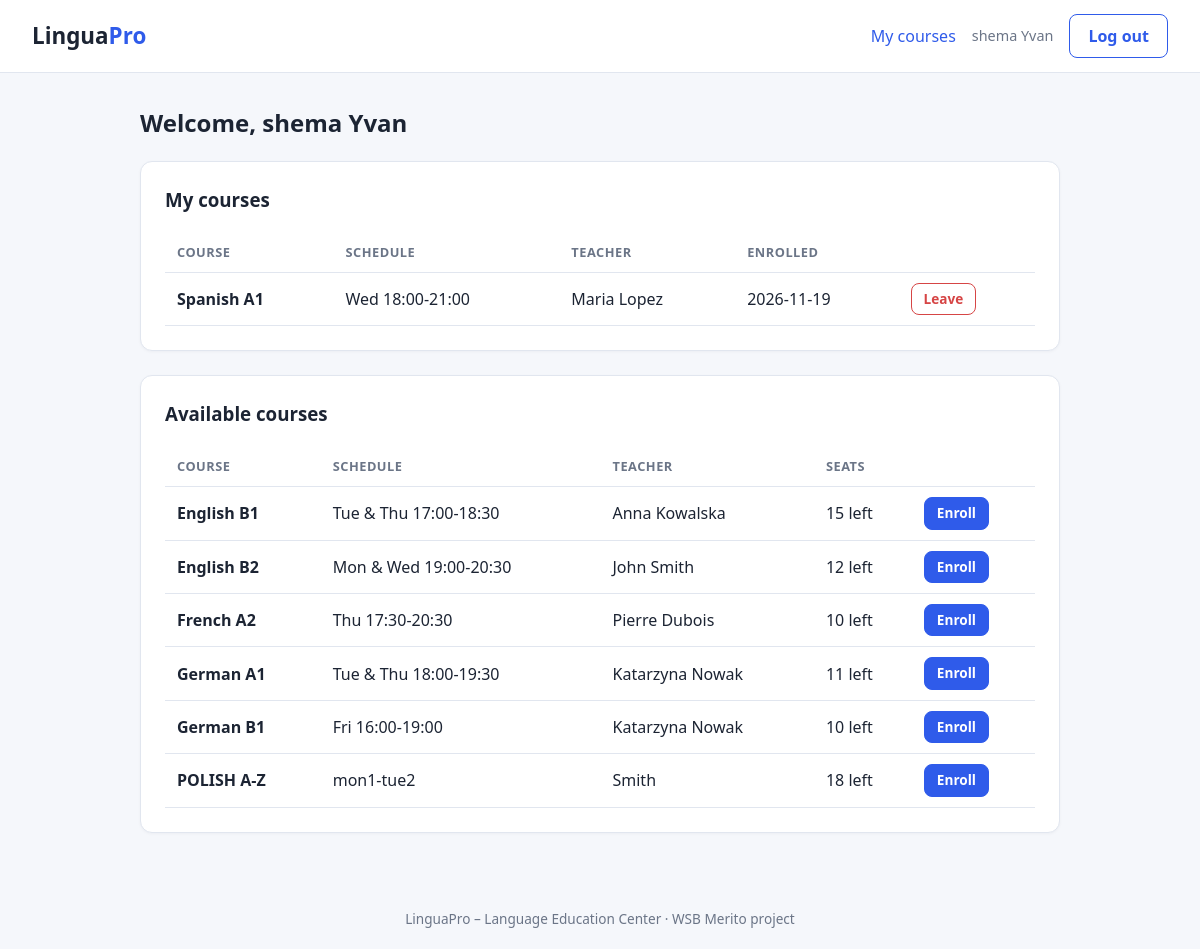
/student (signed in), run on the app's committed database.
### tables this page shows
CREATE TABLE enrollments (
    id          INTEGER PRIMARY KEY AUTOINCREMENT,
    user_id     INTEGER NOT NULL REFERENCES users(id)   ON DELETE CASCADE,
    course_id   INTEGER NOT NULL REFERENCES courses(id) ON DELETE CASCADE,
    enrolled_at TEXT NOT NULL DEFAULT CURRENT_TIMESTAMP,
    UNIQUE (user_id, course_id)
);

CREATE TABLE courses (
    id           INTEGER PRIMARY KEY AUTOINCREMENT,
    name         TEXT NOT NULL,
    language     TEXT NOT NULL,
    level        TEXT NOT NULL,
    schedule     TEXT NOT NULL,
    teacher      TEXT NOT NULL,
    max_students INTEGER NOT NULL DEFAULT 20
);

### app.py (the view)
@app.route("/student")
@login_required("student")
def student_dashboard():
    db = get_db()
    uid = session["user_id"]
    if not db.execute("SELECT 1 FROM users WHERE id = ?", (uid,)).fetchone():
        session.clear()
        flash("Your account no longer exists.", "error")
        return redirect(url_for("login"))
    my_courses = db.execute(
        "SELECT c.*, e.enrolled_at FROM enrollments e "
        "JOIN courses c ON c.id = e.course_id "
        "WHERE e.user_id = ? ORDER BY c.language, c.level", (uid,)).fetchall()
    my_ids = {c["id"] for c in my_courses}
    available = [c for c in courses_with_counts(db) if c["id"] not in my_ids]
    return render_template("student.html", my_courses=my_courses, available=available)

### app.py (called while the page is built)
def get_db():
    if "db" not in g:
        g.db = sqlite3.connect(DATABASE)
        g.db.row_factory = sqlite3.Row
        g.db.execute("PRAGMA foreign_keys = ON")
    return g.db

def courses_with_counts(db):
    return db.execute(
        "SELECT c.*, COUNT(e.id) AS enrolled FROM courses c "
        "LEFT JOIN enrollments e ON e.course_id = c.id "
        "GROUP BY c.id ORDER BY c.language, c.level").fetchall()

@app.before_request
def csrf_protect():
    if "csrf" not in session:
        session["csrf"] = secrets.token_hex(16)
    if request.method == "POST":
        token = request.form.get("csrf", "")
        if not secrets.compare_digest(token, session["csrf"]):
            abort(400, "Invalid form token")

@app.context_processor
def inject_globals():
    return {"csrf_token": session.get("csrf", ""),
            "current_role": session.get("role"),
            "current_name": session.get("name")}

def login_required(role):
    def decorator(view):
        @wraps(view)
        def wrapped(*args, **kwargs):
            if session.get("role") != role:
                flash("Please log in to continue.", "error")
                return redirect(url_for("login"))
            return view(*args, **kwargs)
        return wrapped
    return decorator

### templates/student.html (shortened to what this page needs)
{% extends "base.html" %}
{% block content %}
<h2>Welcome, {{ current_name }}</h2>
<section class="card">
  <h3>My courses</h3>
  {% if my_courses %}
  <table>
    <thead><tr><th>Course</th><th>Schedule</th><th>Teacher</th><th>Enrolled</th><th></th></tr></thead>
    <tbody>
    {% for c in my_courses %}
      <tr>
        <td><strong>{{ c.name }}</strong></td>
        <td>{{ c.schedule }}</td>
        <td>{{ c.teacher }}</td>
        <td>{{ c.enrolled_at[:10] }}</td>
        <td>
          <form method="post" action="{{ url_for('student_drop') }}" class="inline">
            <button class="btn btn-small btn-danger" type="submit">Leave</button>
          </form>
        </td>
      </tr>
    {% endfor %}
    </tbody>
  </table>
  {% else %}
    <p class="muted">You are not registered in any course yet. Pick one below.</p>
  {% endif %}
</section>
<section class="card">
  <h3>Available courses</h3>
  {% if available %}
  <table>
    <thead><tr><th>Course</th><th>Schedule</th><th>Teacher</th><th>Seats</th><th></th></tr></thead>
    <tbody>
    {% for c in available %}
      {% set full = c.enrolled >= c.max_students %}
      <tr>
        <td><strong>{{ c.name }}</strong></td>
        <td>{{ c.schedule }}</td>
        <td>{{ c.teacher }}</td>
        <td>
          {% if full %}<span class="badge badge-full">Full</span>
          {% else %}{{ c.max_students - c.enrolled }} left{% endif %}
        </td>
        <td>
          {% if not full %}
          <form method="post" action="{{ url_for('student_enroll') }}" class="inline">
            <button class="btn btn-small" type="submit">Enroll</button>
          </form>
          {% endif %}
        </td>
      </tr>
    {% endfor %}
    </tbody>
  </table>
  {% else %}
    <p class="muted">You are enrolled in every available course.</p>
  {% endif %}
</section>
{% endblock %}

### templates/base.html (shortened to what this page needs)
<!doctype html>
<html lang="en">
<head>
  <link rel="stylesheet" href="{{ url_for('static', filename='style.css') }}">
</head>
<body>
  <header class="topbar">
    <a class="brand" href="{{ url_for('index') }}">Lingua<span>Pro</span></a>
    <nav>
      {% if current_role == 'student' %}
        <a href="{{ url_for('student_dashboard') }}">My courses</a>
      {% elif current_role == 'admin' %}
        <a href="{{ url_for('admin_dashboard') }}">Admin panel</a>
      {% endif %}
      {% if current_role %}
        <span class="who">{{ current_name }}</span>
        <form method="post" action="{{ url_for('logout') }}" class="inline">
          <button class="btn btn-ghost" type="submit">Log out</button>
        </form>
      {% else %}
        <a href="{{ url_for('login') }}">Log in</a>
        <a class="btn" href="{{ url_for('register') }}">Register</a>
      {% endif %}
    </nav>
  </header>
  <main class="container">
    {% block content %}{% endblock %}
  </main>
  <footer class="footer">LinguaPro – Language Education Center · WSB Merito project</footer>
</body>
</html>

### static/style.css (style rules this page uses)
:root { --bg: #f5f7fb; --card: #ffffff; --text: #1c2433; --muted: #6b7587; --primary: #2f5bea; --primary-dark: #2346c0; --danger: #d64545; --border: #e1e6ef; --success-bg: #e6f6ec; --success-text: #1d6b3a; --error-bg: #fdecec; --error-text: #9b2c2c; }
* { box-sizing: border-box; }
body { margin: 0; font-family: "Segoe UI", system-ui, -apple-system, Roboto, Arial, sans-serif; background: var(--bg); color: var(--text); line-height: 1.5; min-height: 100vh; display: flex; flex-direction: column; }
a { color: var(--primary); text-decoration: none; }
.topbar { display: flex; justify-content: space-between; align-items: center; padding: 14px 32px; background: var(--card); border-bottom: 1px solid var(--border); }
.brand { font-size: 1.4rem; font-weight: 700; color: var(--text); }
.brand span { color: var(--primary); }
.topbar nav { display: flex; align-items: center; gap: 16px; }
.who { color: var(--muted); font-size: 0.9rem; }
.container { width: 100%; max-width: 960px; margin: 32px auto; padding: 0 20px; flex: 1; }
.footer { text-align: center; color: var(--muted); font-size: 0.85rem; padding: 20px; }
.card { background: var(--card); border: 1px solid var(--border); border-radius: 12px; padding: 24px; margin-bottom: 24px; box-shadow: 0 1px 3px rgba(20, 30, 60, 0.04); }
h2, h3 { margin-top: 0; }
.btn { display: inline-block; background: var(--primary); color: #fff; border: 1px solid var(--primary); padding: 9px 18px; border-radius: 8px; font: inherit; font-weight: 600; cursor: pointer; }
.btn-ghost { background: transparent; color: var(--primary); }
.btn-small { padding: 5px 12px; font-size: 0.85rem; }
.btn-danger { background: transparent; color: var(--danger); border-color: var(--danger); }
form.inline { display: inline; margin: 0; }
table { width: 100%; border-collapse: collapse; margin-top: 8px; }
th, td { text-align: left; padding: 10px 12px; border-bottom: 1px solid var(--border); vertical-align: middle; }
th { font-size: 0.8rem; text-transform: uppercase; letter-spacing: 0.04em; color: var(--muted); }

### data on the page
enrollments: name "Spanish A1", schedule "Wed 18:00-21:00", teacher "Maria Lopez", enrolled_at "2026-11-19"
courses: name "English B1", schedule "Tue & Thu 17:00-18:30", teacher "Anna Kowalska", c.max_students-c.enrolled "15"
courses: name "English B2", schedule "Mon & Wed 19:00-20:30", teacher "John Smith", c.max_students-c.enrolled "12"
courses: name "French A2", schedule "Thu 17:30-20:30", teacher "Pierre Dubois", c.max_students-c.enrolled "10"
courses: name "German A1", schedule "Tue & Thu 18:00-19:30", teacher "Katarzyna Nowak", c.max_students-c.enrolled "11"
courses: name "German B1", schedule "Fri 16:00-19:00", teacher "Katarzyna Nowak", c.max_students-c.enrolled "10"
courses: name "POLISH A-Z", schedule "mon1-tue2", teacher "Smith", c.max_students-c.enrolled "18"

### other printed values
{{ current_name }} "shema Yvan"
